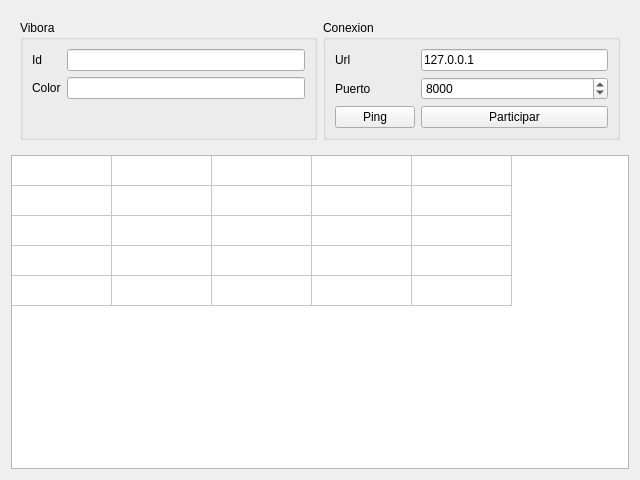
<?xml version="1.0" encoding="UTF-8"?>
<ui version="4.0">
 <class>Form</class>
 <widget class="QWidget" name="Form">
  <property name="geometry">
   <rect>
    <x>0</x>
    <y>0</y>
    <width>640</width>
    <height>480</height>
   </rect>
  </property>
  <property name="windowTitle">
   <string>Form</string>
  </property>
  <layout class="QVBoxLayout" name="verticalLayout">
   <item>
    <widget class="QWidget" name="widget_propiedades" native="true">
     <layout class="QHBoxLayout" name="horizontalLayout">
      <property name="sizeConstraint">
       <enum>QLayout::SetDefaultConstraint</enum>
      </property>
      <item>
       <widget class="QGroupBox" name="groupBox_vibora">
        <property name="title">
         <string>Vibora</string>
        </property>
        <layout class="QFormLayout" name="formLayout">
         <property name="fieldGrowthPolicy">
          <enum>QFormLayout::AllNonFixedFieldsGrow</enum>
         </property>
         <item row="0" column="0">
          <widget class="QLabel" name="label_id">
           <property name="text">
            <string>Id</string>
           </property>
          </widget>
         </item>
         <item row="0" column="1">
          <widget class="QLineEdit" name="lineEdit_id"/>
         </item>
         <item row="1" column="0">
          <widget class="QLabel" name="label_color">
           <property name="text">
            <string>Color</string>
           </property>
          </widget>
         </item>
         <item row="1" column="1">
          <widget class="QLineEdit" name="lineEdit_color"/>
         </item>
        </layout>
       </widget>
      </item>
      <item>
       <widget class="QGroupBox" name="groupBox_conexion">
        <property name="title">
         <string>Conexion</string>
        </property>
        <layout class="QFormLayout" name="formLayout_2">
         <property name="fieldGrowthPolicy">
          <enum>QFormLayout::AllNonFixedFieldsGrow</enum>
         </property>
         <item row="0" column="0">
          <widget class="QLabel" name="label_url">
           <property name="text">
            <string>Url</string>
           </property>
          </widget>
         </item>
         <item row="0" column="1">
          <widget class="QLineEdit" name="lineEdit_url">
           <property name="text">
            <string>127.0.0.1</string>
           </property>
          </widget>
         </item>
         <item row="2" column="0">
          <widget class="QLabel" name="label_puerto">
           <property name="text">
            <string>Puerto</string>
           </property>
          </widget>
         </item>
         <item row="2" column="1">
          <widget class="QSpinBox" name="spinBox_puerto">
           <property name="maximum">
            <number>9000</number>
           </property>
           <property name="value">
            <number>8000</number>
           </property>
          </widget>
         </item>
         <item row="4" column="0">
          <widget class="QPushButton" name="pushButton_ping">
           <property name="text">
            <string>Ping</string>
           </property>
          </widget>
         </item>
         <item row="4" column="1">
          <widget class="QPushButton" name="pushButton_participar">
           <property name="text">
            <string>Participar</string>
           </property>
          </widget>
         </item>
        </layout>
       </widget>
      </item>
     </layout>
    </widget>
   </item>
   <item>
    <widget class="QTableWidget" name="tableWidget">
     <attribute name="horizontalHeaderVisible">
      <bool>false</bool>
     </attribute>
     <attribute name="horizontalHeaderCascadingSectionResizes">
      <bool>false</bool>
     </attribute>
     <attribute name="horizontalHeaderDefaultSectionSize">
      <number>100</number>
     </attribute>
     <attribute name="horizontalHeaderHighlightSections">
      <bool>true</bool>
     </attribute>
     <attribute name="horizontalHeaderShowSortIndicator" stdset="0">
      <bool>false</bool>
     </attribute>
     <attribute name="horizontalHeaderStretchLastSection">
      <bool>false</bool>
     </attribute>
     <attribute name="verticalHeaderVisible">
      <bool>false</bool>
     </attribute>
     <attribute name="verticalHeaderDefaultSectionSize">
      <number>30</number>
     </attribute>
     <attribute name="verticalHeaderMinimumSectionSize">
      <number>17</number>
     </attribute>
     <attribute name="verticalHeaderStretchLastSection">
      <bool>false</bool>
     </attribute>
     <row>
      <property name="text">
       <string>New Row</string>
      </property>
     </row>
     <row>
      <property name="text">
       <string>New Row</string>
      </property>
     </row>
     <row>
      <property name="text">
       <string>New Row</string>
      </property>
     </row>
     <row>
      <property name="text">
       <string>New Row</string>
      </property>
     </row>
     <row>
      <property name="text">
       <string>New Row</string>
      </property>
     </row>
     <column>
      <property name="text">
       <string>New Column</string>
      </property>
     </column>
     <column>
      <property name="text">
       <string>New Column</string>
      </property>
     </column>
     <column>
      <property name="text">
       <string>New Column</string>
      </property>
     </column>
     <column>
      <property name="text">
       <string>New Column</string>
      </property>
     </column>
     <column>
      <property name="text">
       <string>New Column</string>
      </property>
     </column>
    </widget>
   </item>
  </layout>
  <zorder>widget_propiedades</zorder>
  <zorder>groupBox_conexion</zorder>
  <zorder>groupBox_vibora</zorder>
  <zorder>tableWidget</zorder>
 </widget>
 <resources/>
 <connections/>
</ui>
